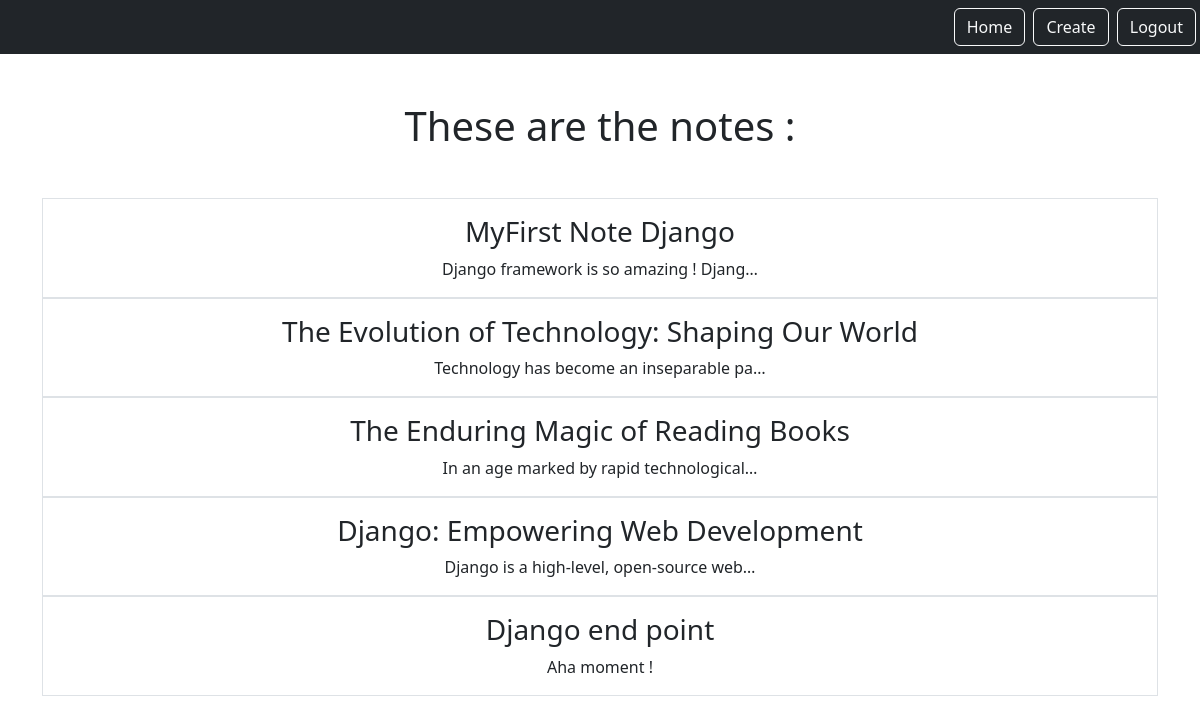
Page /smart/notes (signed in) on the committed database.
### notes/models.py (models this page shows)
class Notes(models.Model):
    title = models.CharField(max_length=200)
    text = models.TextField()
    created = models.DateTimeField(auto_now_add=True)
    user = models.ForeignKey(
        User, on_delete=models.CASCADE, related_name="notes")

### notes/views.py (the view)
# urls.py: path('notes', views.NotesListView.as_view(), name="notes.list"),
class NotesListView(LoginRequiredMixin, ListView):
    model = Notes
    context_object_name = "notes"
    template_name = 'notes/notes_list.html'
    login_url = '/admin'
    def get_queryset(self):
        return self.request.user.notes.all()

### notes/templates/notes/notes_list.html
{% extends "base.html" %}
{% block content %}
    <h1 class="my-5"> These are the notes :</h1>
    <div class="row ">
        {%for note in notes%}
        <div class="col">
            <div class="p-3 border">
                <a href="{% url 'notes.detail' pk=note.id %}" class="text-dark text-decoration-none">
                    <h3>{{note.title}}</h3></a>
                  {{note.text | truncatechars:40}}
            </div>
            {% endfor %}
        </div>
    </div>
    {% endblock %}

### static/css/templates/base.html (shortened to what this page needs)
{% load static %}
<html>
    <head>
        <link href="https://cdn.jsdelivr.net/npm/bootstrap@5.3.1/dist/css/bootstrap.min.css" rel="stylesheet">
    </head>
    <body>
        <nav class='navbar navbar-dark bg-dark'>
            <div class='ms-auto'>
                {% if user.is_authenticated  %}
                <a href="{% url 'notes.list' %}" class="btn btn-outline-light me-1"> Home
                </a>
                <a href="{% url 'notes.new' %}" class="btn btn-outline-light me-1"> Create
                </a>
                <a href="{% url 'logout' %}" class="btn btn-outline-light me-1"> Logout
                </a>
                {%else%}
                <a href="{% url 'login' %}" class="btn btn-outline-light me-1"> Login
                </a>
                <a href="{% url 'signup' %}" class="btn btn-outline-light me-1"> SingUp
                </a>
                {% endif %}
            </div>
        </nav>
        <div class='my-5 text-center container'>
        {%block content%}
        {% endblock%}
        </div>
    </body>
    </html>

### rows in the picture
Notes: title "MyFirst Note Django", text "Django framework is so amazing ! Djang…"
Notes: title "The Evolution of Technology: Shaping Our World", text "Technology has become an inseparable pa…"
Notes: title "The Enduring Magic of Reading Books", text "In an age marked by rapid technological…"
Notes: title "Django: Empowering Web Development", text "Django is a high-level, open-source web…"
Notes: title "Django end point", text "Aha moment !"
